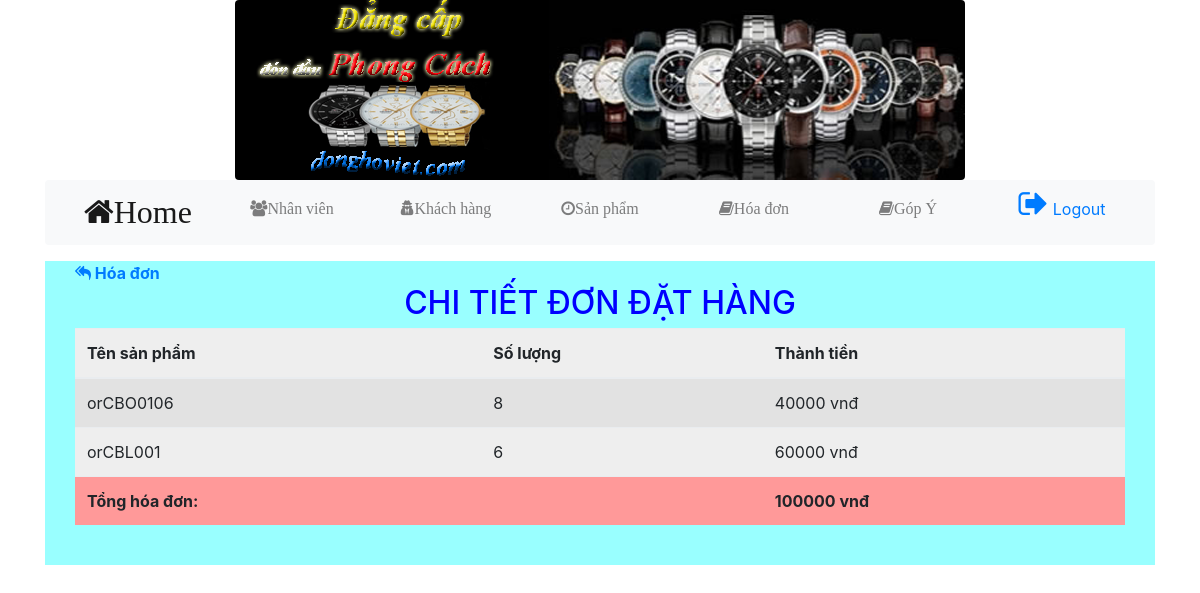
/admin/homeadmin.php?p=qlhoadon/chitiethd.php&&id_ddh=4 (signed in), run on the app's committed database.
### tables this page shows
CREATE TABLE `tbl_chitietdonhang` (
  `id_ddh` int(11) NOT NULL,
  `id_sanpham` int(11) NOT NULL,
  `soluong` int(11) DEFAULT NULL,
  `thanhtien` decimal(10,0) DEFAULT NULL
);

CREATE TABLE `tbl_sanpham` (
  `id_sanpham` int(11) NOT NULL,
  `id_NSX` int(11) NOT NULL,
  `tensanpham` varchar(100) NOT NULL,
  `hinhanh` varchar(225) DEFAULT NULL,
  `soluong` int(4) NOT NULL,
  `dongia` float(11,0) NOT NULL,
  `khuyenmai` int(11) DEFAULT NULL,
  `thongtinsp` varchar(255) DEFAULT NULL,
  `baohanh` varchar(255) DEFAULT NULL,
  `doituong` varchar(10) DEFAULT NULL
);

### admin/qlhoadon/chitiethd.php (the view)
<b style="color: red"><a href="homeadmin.php?p=qlhoadon/hoadon.php"><i class="fa fa-reply-all" aria-hidden="true"></i> Hóa đơn</a></b>
<h2 style="color: #0000FF; text-align: center;"> CHI TIẾT ĐƠN ĐẶT HÀNG </h2>
<?php
	include("./connectdb.php");
	$id=$_GET["id_ddh"];
	$sql = "SELECT *, n.tensanpham FROM tbl_sanpham as n, tbl_chitietdonhang as m WHERE (m.id_ddh='".$id."')&&(n.id_sanpham = m.id_sanpham)";
	$stmt = $conn->prepare($sql);
	$stmt->execute();
	$result = $stmt->fetchAll()
	?>
	<div >
	<table  class="table table-striped table-hover" style="background: #EEEEEE;">
	<thead>
		<th>Tên sản phẩm</th>
		<th>Số lượng</th>
		<th>Thành tiền</th>
	</thead>
	<tbody>
		<?php
			foreach ($result as $value) {
		?>
		<tr><td><?= $value['tensanpham'] ?></td>
			<td><?= $value['soluong'] ?></td>
			<td><?= $value['thanhtien'] ?> vnđ</td>
		</tr>
		<?php
			}
		?>
		<tr style="background: #FF9999">
			<td colspan="2"><b>Tổng hóa đơn: </b></td>
			<td><?php $sqlsum= " SELECT SUM(thanhtien) as tt from tbl_chitietdonhang where id_ddh='$id'" ;
            			$stmtsum = $conn->prepare($sqlsum);
            			$stmtsum->execute();
            			$resultsum = $stmtsum->fetch();
            		 	echo "<b>".$resultsum["tt"]." vnđ</b>";
            		 ?> </td>
		</tr>
	</tbody>
</table>
<br>
</div>

### data on the page
tbl_chitietdonhang: id_sanpham.tensanpham "orCBO0106", soluong "8", thanhtien "40000"
tbl_chitietdonhang: id_sanpham.tensanpham "orCBL001", soluong "6", thanhtien "60000"

### other printed values
$resultsum["tt"] "100000"
